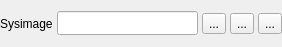
<?xml version="1.0" encoding="UTF-8"?>
<!--
######################################################################################################################
# Copyright (C) 2017-2022 Spine project consortium
# This file is part of Spine Items.
# Spine Items is free software: you can redistribute it and\/or modify it under the terms of the GNU Lesser General
# Public License as published by the Free Software Foundation, either version 3 of the License, or (at your option)
# any later version. This program is distributed in the hope that it will be useful, but WITHOUT ANY WARRANTY;
# without even the implied warranty of MERCHANTABILITY or FITNESS FOR A PARTICULAR PURPOSE. See the GNU Lesser General
# Public License for more details. You should have received a copy of the GNU Lesser General Public License along with
# this program. If not, see <http:\/\/www.gnu.org\/licenses\/>.
######################################################################################################################
-->
<ui version="4.0">
 <class>Form</class>
 <widget class="QWidget" name="Form">
  <property name="geometry">
   <rect>
    <x>0</x>
    <y>0</y>
    <width>282</width>
    <height>47</height>
   </rect>
  </property>
  <property name="windowTitle">
   <string>Form</string>
  </property>
  <layout class="QHBoxLayout" name="horizontalLayout">
   <property name="spacing">
    <number>4</number>
   </property>
   <property name="leftMargin">
    <number>0</number>
   </property>
   <property name="topMargin">
    <number>0</number>
   </property>
   <property name="rightMargin">
    <number>0</number>
   </property>
   <property name="bottomMargin">
    <number>0</number>
   </property>
   <item>
    <widget class="QLabel" name="label_sysimage">
     <property name="text">
      <string>Sysimage</string>
     </property>
    </widget>
   </item>
   <item>
    <widget class="PropertyQLineEdit" name="lineEdit_sysimage">
     <property name="maximumSize">
      <size>
       <width>16777215</width>
       <height>24</height>
      </size>
     </property>
     <property name="readOnly">
      <bool>false</bool>
     </property>
     <property name="clearButtonEnabled">
      <bool>true</bool>
     </property>
    </widget>
   </item>
   <item>
    <widget class="QToolButton" name="toolButton_abort_sysimage">
     <property name="toolTip">
      <string>&lt;html&gt;&lt;head/&gt;&lt;body&gt;&lt;p&gt;Abort sysimage creation&lt;/p&gt;&lt;/body&gt;&lt;/html&gt;</string>
     </property>
     <property name="text">
      <string>...</string>
     </property>
    </widget>
   </item>
   <item>
    <widget class="QToolButton" name="toolButton_new_sysimage">
     <property name="toolTip">
      <string>&lt;html&gt;&lt;head/&gt;&lt;body&gt;&lt;p&gt;New Julia sysimage&lt;/p&gt;&lt;/body&gt;&lt;/html&gt;</string>
     </property>
     <property name="text">
      <string>...</string>
     </property>
     <property name="icon">
      <iconset resource="../../ui/resources/resources_icons.qrc">
       <normaloff>:/icons/file.svg</normaloff>:/icons/file.svg</iconset>
     </property>
     <property name="toolButtonStyle">
      <enum>Qt::ToolButtonIconOnly</enum>
     </property>
    </widget>
   </item>
   <item>
    <widget class="QToolButton" name="toolButton_open_sysimage">
     <property name="toolTip">
      <string>&lt;html&gt;&lt;head/&gt;&lt;body&gt;&lt;p&gt;Open Julia sysimage&lt;/p&gt;&lt;/body&gt;&lt;/html&gt;</string>
     </property>
     <property name="text">
      <string>...</string>
     </property>
     <property name="icon">
      <iconset resource="../../ui/resources/resources_icons.qrc">
       <normaloff>:/icons/folder-open-solid.svg</normaloff>:/icons/folder-open-solid.svg</iconset>
     </property>
    </widget>
   </item>
  </layout>
 </widget>
 <customwidgets>
  <customwidget>
   <class>PropertyQLineEdit</class>
   <extends>QLineEdit</extends>
   <header>spinetoolbox/widgets/custom_qlineedits.h</header>
  </customwidget>
 </customwidgets>
 <resources>
  <include location="../../ui/resources/resources_icons.qrc"/>
 </resources>
 <connections/>
</ui>
